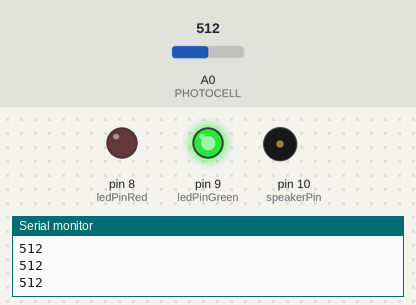
This sketch was run on a simulated Arduino Uno, built with avr-gcc and run on an emulated ATmega328P. Parts: output pins drawn as LEDs (lit = HIGH), buzzer (waves = sounding, pin HIGH), the last lines printed to the serial monitor. Inputs (shaded band) come from the test bench; at power-on: A0 (PHOTOCELL) = 512.

Above: at 1.2 s.
1.3 s: A0 (PHOTOCELL) set to 33
2.8 s: A0 (PHOTOCELL) set to 27
At 4.0 s:
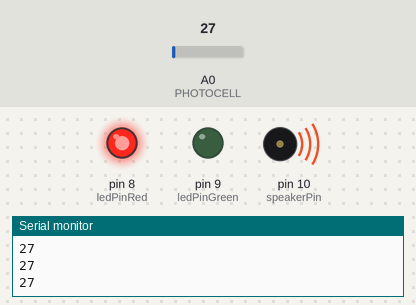
4.3 s: A0 (PHOTOCELL) set to 50
At 5.1 s:
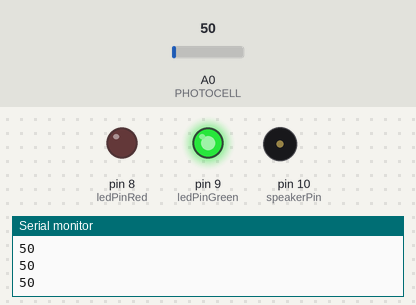
5.8 s: A0 (PHOTOCELL) set to 20
At 6.5 s:
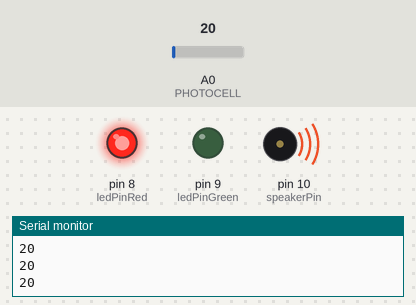
Timing chart, 0 to 8.3 s (numbered marks = the images above; inputs shaded):
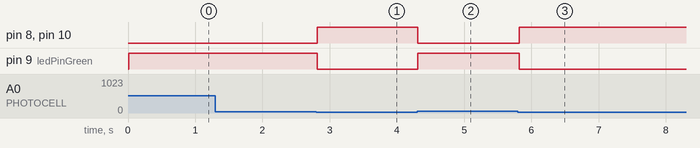

The sketch:

Arduino_Lab_5_ALI_ADNAN.ino
```cpp
//Created By Ali Adnan
//CMP521A
//This program turns on a red light when photoresistor reads low levels and green when photoresistor is high
//November 8th 2023

//Variables
#define PHOTOCELL 0 // used with analogRead
const int ledPinRed = 8;
const int ledPinGreen = 9;
const int speakerPin = 10;

//Setup And Code
void setup() {
Serial.begin(9600); // allow USB console connection
pinMode(ledPinRed, OUTPUT); // Setup for all lights
pinMode(ledPinGreen, OUTPUT);
pinMode(speakerPin, OUTPUT);
}

void loop() {
int value = analogRead(PHOTOCELL); // uses defined symbol
Serial.println(value); // Print Value into serial monitor
delay(10);
if (value < 30) { //If value is under 30, Turn red light and speaker on
  digitalWrite(ledPinRed, HIGH);
  digitalWrite(speakerPin, HIGH);
  digitalWrite(ledPinGreen, LOW);
} else if (value >= 40) { //If value is above 30, Turn green light
  digitalWrite (ledPinRed, LOW);
  digitalWrite (speakerPin, LOW);
  digitalWrite (ledPinGreen , HIGH);
}
}
```

Measured:
- the behaviour switches between 30 and 29 on A0 (PHOTOCELL) (found by bisection; images 0 and 1)
- after the input at 2.8 s, pin 8 (ledPinRed), pin 10 (speakerPin): LOW → HIGH at once; pin 9 (ledPinGreen): HIGH → LOW at once
- after the input at 4.3 s, pin 8 (ledPinRed), pin 10 (speakerPin): HIGH → LOW at once; pin 9 (ledPinGreen): LOW → HIGH at once
- after the input at 5.8 s, pin 8 (ledPinRed), pin 10 (speakerPin): LOW → HIGH at once; pin 9 (ledPinGreen): HIGH → LOW at once
